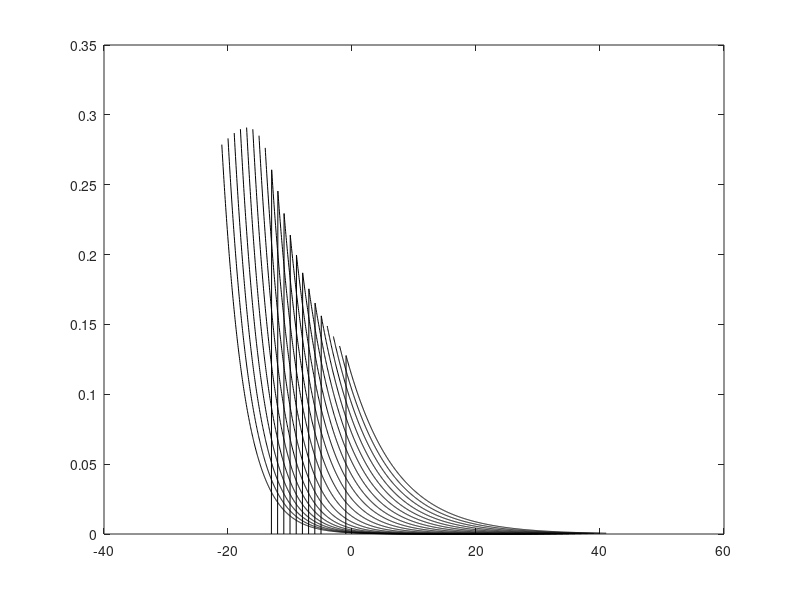

MATLAB code for this plot:
x=12.3+[-12.3 -9.90285009843787,-9.63690224291155,-9.37095438738523,-9.10500653185891,-8.83905867633259,-8.57311082080627,-8.30716296527995,-8.04121510975363,-7.77526725422731,-7.50931939870099,-7.30985850705625,-6.88877440247291,-6.62282654694659,-6.36131115567904,-6.11309315718781,-5.84714530166148,-5.55903512484130,-5.29751973357376,-5.02713941378866,-4.76119155826234,-4.51740602402988,-4.29578281109128,-4.07415959815268,-3.87469870650794,-3.69740013615706,-3.52010156580618,-3.34280299545530,-3.16550442510442,-2.98820585475354,-2.81090728440266,-2.63360871405178,-2.45631014370090,-2.27901157335002,-2.10171300299914,-1.92441443264826,-1.74711586229737,-1.54765497065263,-1.30386943642017,-1.03792158089385,-0.776406189626306,-0.506025869841212,-0.284402656902611,-0.0184548013762900,0.287385232478979,0.602090194851790,0.854740657601795,1.13398590590443,1.39993376143075,1.66588161695707,1.90966715118953,2.13129036412813,2.35291357706674,2.57453679000534,2.79616000294394,3.01778321588254,3.23940642882114,3.46102964175974,3.68265285469834,3.90427606763694,4.14806160186940,4.41400945739572,4.67995731292204,4.94590516844836,5.21185302397468,5.47780087950100,5.72158641373346,6.00969659055365,6.29780676737382,6.59921433697032,6.82970247842647,7.07348801265893,7.36159818947911,7.64970836629929,7.90457506117868];
y=[0 0.0211489100177111,0.0211489100177111,0.0211489100177111,0.0211489100177111,0.0211489100177111,0.0211489100177111,0.0211489100177111,0.0211489100177111,0.0211489100177111,0.0211489100177111,0.0211489100177111,0.117915717677111,0.166299121506814,0.253389248400271,0.359832736825613,0.553366352144412,0.795283371292914,1.10493715580299,1.48877882618528,1.99680456639713,2.49837918609836,3.03059662822506,3.63055083571334,4.20631334128677,4.76272248532832,5.36751503319957,5.97230758107082,6.60129183085692,7.24237193160045,7.89554788330140,8.54872383500235,9.20189978670330,9.83088403648940,10.4477724353181,11.0283732812745,11.5726865743586,12.1557065905065,12.7459841172288,13.3265849631852,13.7717122784185,14.0845916231839,14.2458696359495,14.3426364436089,14.2071629128858,13.9555692129713,13.6459154284613,13.1814347516961,12.6492173095694,12.0686164636130,11.4880156176566,10.9074147717002,10.3268139257438,9.73653639902149,9.13658219153320,8.53662798404492,7.94635045732258,7.36574961136618,6.79482544617572,6.22390128098526,5.68200715809262,5.10140631213622,4.52080546617982,4.02084362660625,3.55313738958582,3.11768675511852,2.76932624754467,2.39193569767302,2.05325187086511,1.74359808635504,1.52103442873841,1.32750081341962,1.12429051733487,0.940433582782013,0.819475073207762];
p12=fmincon(@(z)sum((y-100.*gampdf(x,z(1),z(2))).^2),[26 0.55])

load('Digitized_InfectionProfile_5days.mat')
x=IP(:,1)+5;
y=IP(:,2); % Y is not scaled by 100
p5=fmincon(@(z)sum((y-gampdf(x,z(1),z(2))).^2),[7.8 1])

load('Digitized_InfectionProfile_8days.mat')
x=IP(:,1)+8;
y=IP(:,2);  % Y is not scaled by 100
p8=fmincon(@(z)sum((y-gampdf(x,z(1),z(2))).^2),[26 0.55])

load('Digitized_InfectionProfile_11days.mat')
x=IP(:,1)+11;
y=IP(:,2);  % Y is not scaled by 100
p11=fmincon(@(z)sum((y-gampdf(x,z(1),z(2))).^2),[26 2])

Inc=[5 8 11 12.3];
ya=[p5(1) p8(1) p11(1) p12(1)];
yb=[p5(2) p8(2) p11(2) p12(2)];

TT=[1:0.1:21];
av=zeros(201,1);
bv=zeros(201,1);
tv=[0:42];
% assume av has a lower bound of one such that there is a mode
for ii=1:201
   ptemp=fmincon(@(z)sum((gampdf(tv+TT(ii),z(1),z(2))-gampdf(tv+Inc(1),ya(1),yb(1))).^2+(gampdf(tv+TT(ii),z(1),z(2))-gampdf(tv+Inc(2),ya(2),yb(2))).^2+(gampdf(tv+TT(ii),z(1),z(2))-gampdf(tv+Inc(3),ya(3),yb(3))).^2+(gampdf(tv+TT(ii),z(1),z(2))-gampdf(tv+Inc(4),ya(4),yb(4))).^2),[2 2],[],[],[],[],[1 0],[inf inf]);
   av(ii)=ptemp(1);
   bv(ii)=ptemp(2);
end

close all;
t=linspace(0,42,1001);
for ii=1:21
   plot(t-ii, gampdf(t,av(ii),bv(ii)),'k'); hold on;
end